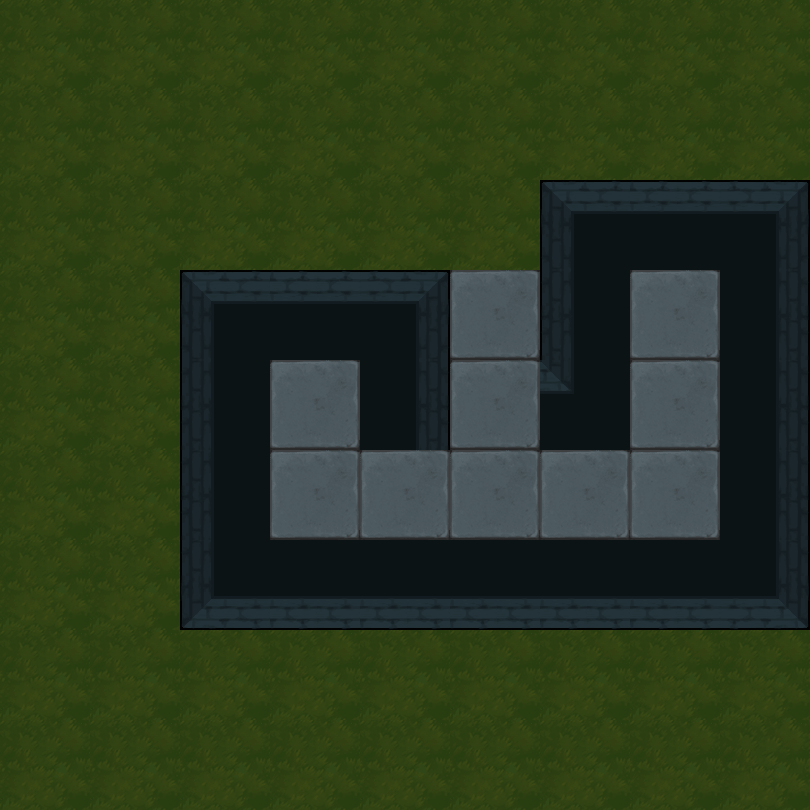

A 2D game scene composited from a Tiled map and its tileset images. What follows is a short description and the map's XML, with each tile layer's data collapsed to a summary:
An orthogonal 9x9 tile map with 90x90 px tiles, 2 tile layers (地形, 障碍) and 10 objects (8x map, bed, door).

<map version="1.5" tiledversion="1.7.2" orientation="orthogonal" renderorder="right-down" width="9" height="9" tilewidth="90" tileheight="90" infinite="0" nextlayerid="4" nextobjectid="16">
 <tileset firstgid="1" name="7415bc93c47e5d7693a229e68521d07" tilewidth="90" tileheight="90" tilecount="100" columns="10">
  <image source="3.png" trans="ff00ff" width="900" height="900" />
 </tileset>
 <layer id="1" name="地形" width="9" height="9">
  <data>[81 cells, 60 non-empty, 2 distinct tile ids]</data>
 </layer>
 <layer id="2" name="障碍" width="9" height="9">
  <data>[81 cells, 21 non-empty, 11 distinct tile ids]</data>
 </layer>
 <objectgroup id="3" name="对象">
  <object id="2" name="bed" x="450" y="450" width="90" height="90" />
  <object id="3" name="map" x="630" y="360" width="90" height="90" />
  <object id="4" name="map" x="270" y="450" width="90" height="90" />
  <object id="7" name="map" x="360" y="450" width="90" height="90" />
  <object id="8" name="map" x="540" y="450" width="90" height="90" />
  <object id="10" name="map" x="630" y="450" width="90" height="90" />
  <object id="12" name="map" x="450" y="360" width="90" height="90">
   <properties>
    <property name="weapon" type="int" value="1" />
   </properties>
  </object>
  <object id="13" name="map" x="630" y="270" width="90" height="90">
   <properties>
    <property name="weapon" type="int" value="2" />
   </properties>
  </object>
  <object id="14" name="map" x="270" y="360" width="90" height="90">
   <properties>
    <property name="weapon" type="int" value="3" />
   </properties>
  </object>
  <object id="15" name="door" x="450" y="270" width="90" height="90">
   <properties>
    <property name="LorR" type="int" value="1" />
    <property name="motion" type="int" value="4" />
    <property name="rotate" type="int" value="0" />
   </properties>
  </object>
 </objectgroup>
</map>
